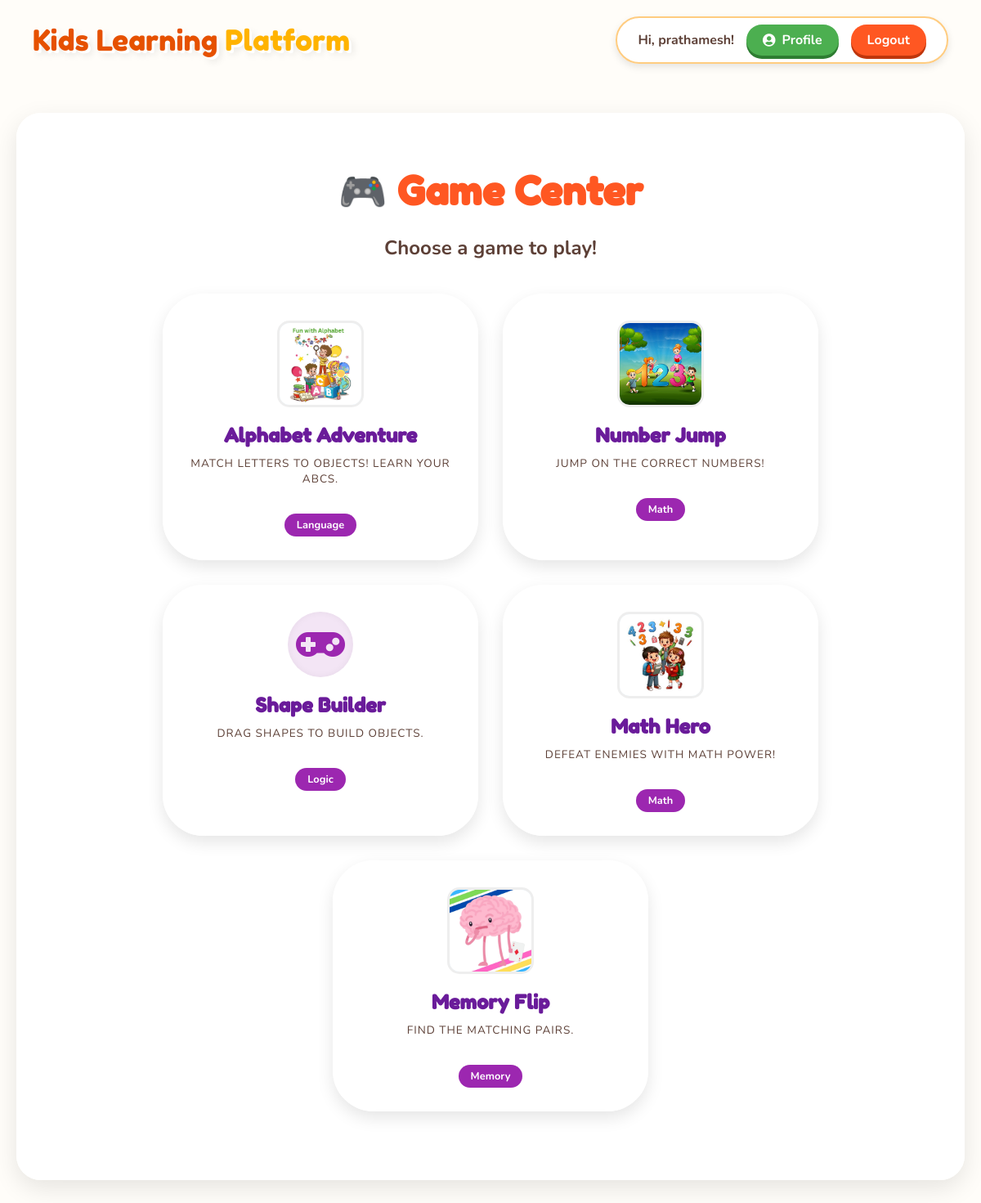
The app's page /child/games.php (signed in) with its own data.
### tables this page shows
CREATE TABLE `games` (
  `game_id` int(11) NOT NULL,
  `game_name` varchar(100) NOT NULL,
  `game_type` varchar(100) DEFAULT NULL,
  `description` text DEFAULT NULL,
  `learning_outcome` text DEFAULT NULL,
  `created_at` timestamp NOT NULL DEFAULT current_timestamp(),
  `notes` text DEFAULT NULL
);

### child/games.php (the view, shortened to what this page needs)
<?php
require_once '../config/db.php';
$games = $pdo->query("SELECT * FROM games ORDER BY game_id ASC")->fetchAll();
include 'includes/header.php';
?>
<div class="glass-panel">
    <div style="text-align:center; margin-bottom:40px;">
        <h1 style="font-family:'Fredoka One'; color: var(--secondary-color); font-size: 3rem; margin-bottom:10px;">🎮 Game Center</h1>
        <p style="font-size:1.5rem; color:#5D4037; font-weight:bold;">Choose a game to play!</p>
    </div>
    <div class="subject-row">
        <?php foreach($games as $game): ?>
        <a href="play_game.php?game_id=<?php echo $game['game_id']; ?>" class="subject-card" style="width: 320px; flex-direction: column; text-align: center; padding: 30px;">
            <?php
                $gameImage = '';
                $gameNameLower = strtolower($game['game_name']);
                if (strpos($gameNameLower, 'alphabet adventure') !== false) {
                    $gameImage = '../assets/img/alphabet.jpg';
                } elseif (strpos($gameNameLower, 'number jump') !== false) {
                    $gameImage = '../assets/img/number.jpg';
                } elseif (strpos($gameNameLower, 'math hero') !== false) {
                    $gameImage = '../assets/img/math.jpg';
                } elseif (strpos($gameNameLower, 'memory flip') !== false) {
                    $gameImage = '../assets/img/memory.jpg';
                }
            ?>
            <?php if ($gameImage): ?>
                <div class="subject-icon" style="width: 100px; height: 100px; overflow: hidden; border-radius: 15px; padding: 0; border: 3px solid #eee;">
                    <img src="<?php echo $gameImage; ?>" alt="<?php echo htmlspecialchars($game['game_name']); ?>" style="width: 100%; height: 100%; object-fit: cover;">
                </div>
            <?php else: ?>
                <div class="subject-icon" style="width: 80px; height: 80px; font-size: 3rem; background: #F3E5F5; color: #9C27B0;">
                    <i class="fas fa-gamepad"></i>
                </div>
            <?php endif; ?>
            <div class="subject-info">
                <h3 style="font-size: 1.5rem; color: #6A1B9A;"><?php echo htmlspecialchars($game['game_name']); ?></h3>
                <p style="margin-top: 10px; font-weight: normal; color: #5D4037;"><?php echo htmlspecialchars($game['description']); ?></p>
            </div>
            <div style="margin-top:15px;">
                <span style="background: #9C27B0; color: white; padding: 5px 15px; border-radius: 15px; font-size: 0.8rem; font-weight: bold;">
                    <?php echo htmlspecialchars($game['game_type']); ?>
                </span>
            </div>
        </a>
        <?php endforeach; ?>
    </div>
</div>
</div>
</body>
</html>

### child/includes/header.php (shortened to what this page needs)
<?php
if (!isset($child_name_header)) {
    if (isset($_SESSION['name'])) {
        $child_name_header = $_SESSION['name'];
    } else {
        $child_name_header = "Friend";
    }
}
?>
<!DOCTYPE html>
<html lang="en">
<head>
    <link rel="stylesheet" href="../assets/fontawesome/css/all.min.css">
    <link rel="stylesheet" href="assets/css/child_theme.css">
</head>
<body>
    <?php include __DIR__ . '/video_bg.php'; ?>
    <header class="child-header">
        <div class="logo-text">
            <a href="dashboard.php" style="text-decoration: none; color: inherit;">
                Kids Learning <span>Platform</span>
            </a>
        </div>
        <div class="user-info">
            <span style="font-weight: bold; color: #5D4037;">Hi, <?php echo htmlspecialchars($child_name_header); ?>!</span>
            <a href="progress.php" class="logout-btn" style="background: #4CAF50; border-color: #388E3C; box-shadow: 0 4px 0 #2E7D32;">
                <i class="fas fa-user-circle"></i> Profile
            </a>
            <a href="../logout.php" class="logout-btn">Logout</a>
        </div>
    </header>
    <div class="dashboard-container">

### child/includes/video_bg.php (shortened to what this page needs)
<div class="video-background">
</div>

### child/assets/css/child_theme.css (style rules this page uses)
:root { --primary-color: #FF9800; --secondary-color: #FF5722; --accent-color: #FFC107; --danger-color: #E64A19; --text-color: #5D4037; --white: #fff; --header-bg: transparent; --card-bg: #FFFFFF; }
body { font-family: 'Nunito', sans-serif; margin: 0; padding: 0; min-height: 100vh; overflow-x: hidden; color: var(--text-color); }
.video-background { position: fixed; top: 0; left: 0; width: 100%; height: 100%; z-index: -1; overflow: hidden; }
.child-header { display: flex; justify-content: space-between; align-items: center; padding: 20px 40px; background: transparent; border-radius: 0; box-shadow: none; margin-bottom: 20px; position: relative; z-index: 10; border-bottom: none; }
.logo-text { font-family: 'Fredoka One', cursive; font-size: 2.2rem; color: #E65100; text-shadow: 3px 3px 0px #fff, 5px 5px 10px rgba(0,0,0,0.1); }
.logo-text span { color: #FFB300; }
.user-info { display: flex; align-items: center; gap: 15px; background: rgba(255, 255, 255, 0.9); padding: 8px 25px; border-radius: 50px; border: 2px solid #FFCC80; box-shadow: 0 4px 10px rgba(0,0,0,0.1); }
.logout-btn { background: #FF5722; color: white; padding: 8px 20px; border-radius: 20px; text-decoration: none; font-weight: bold; box-shadow: 0 4px 0 #BF360C; transition: all 0.2s; display: inline-flex; align-items: center; gap: 8px; }
.dashboard-container { max-width: 1200px; margin: 0 auto; padding: 20px; text-align: center; }
.glass-panel { background: rgba(255, 255, 255, 0.9); border-radius: 30px; padding: 30px; box-shadow: 0 10px 30px rgba(0,0,0,0.1); border: 4px solid #fff; margin-bottom: 30px; }
.subject-row { display: flex; justify-content: center; gap: 30px; flex-wrap: wrap; margin-bottom: 50px; }
.subject-card { background: rgba(255, 255, 255, 0.95); width: 300px; padding: 15px 25px; border-radius: 50px; display: flex; align-items: center; gap: 20px; box-shadow: 0 8px 20px rgba(0,0,0,0.1); text-decoration: none; color: #5D4037; border: 3px solid #fff; transition: transform 0.2s, box-shadow 0.2s; }
.subject-icon { width: 55px; height: 55px; background: #E3F2FD; border-radius: 50%; display: flex; align-items: center; justify-content: center; font-size: 1.8rem; color: #2196F3; box-shadow: inset 0 0 10px rgba(0,0,0,0.05); }
.subject-info h3 { margin: 0; font-family: 'Fredoka One', cursive; color: #5D4037; font-size: 1.4rem; }
.subject-info p { margin: 2px 0 0; font-size: 0.85rem; color: #8D6E63; font-weight: bold; text-transform: uppercase; letter-spacing: 1px; }

### records on screen
games: shows a picture, game_name "Alphabet Adventure", description "MATCH LETTERS TO OBJECTS! LEARN YOUR ABCS.", game_type "Language"
games: shows a picture, game_name "Number Jump", description "JUMP ON THE CORRECT NUMBERS!", game_type "Math"
games: $game['game_id'] 3 (drawn), game_name "Shape Builder", description "DRAG SHAPES TO BUILD OBJECTS.", game_type "Logic"
games: shows a picture, game_name "Math Hero", description "DEFEAT ENEMIES WITH MATH POWER!", game_type "Math"
games: shows a picture, game_name "Memory Flip", description "FIND THE MATCHING PAIRS.", game_type "Memory"

### other values on screen
$child_name_header "prathamesh"
